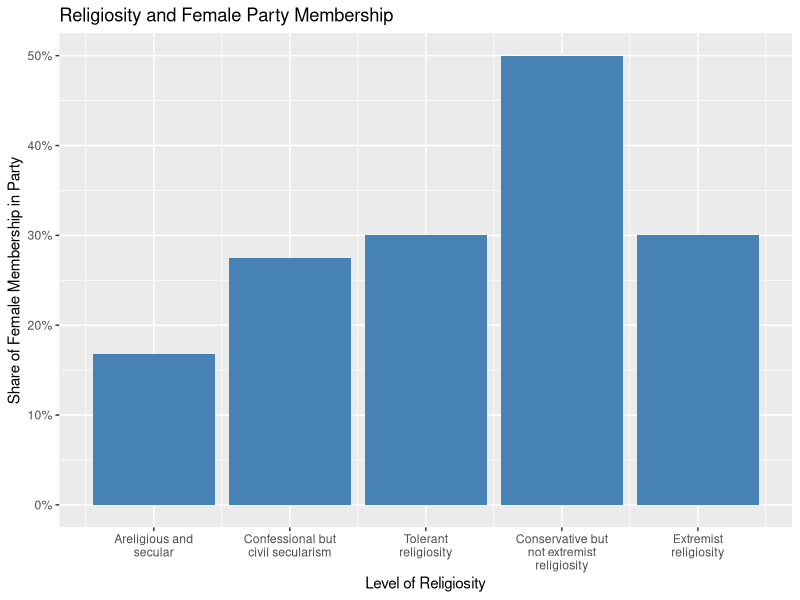
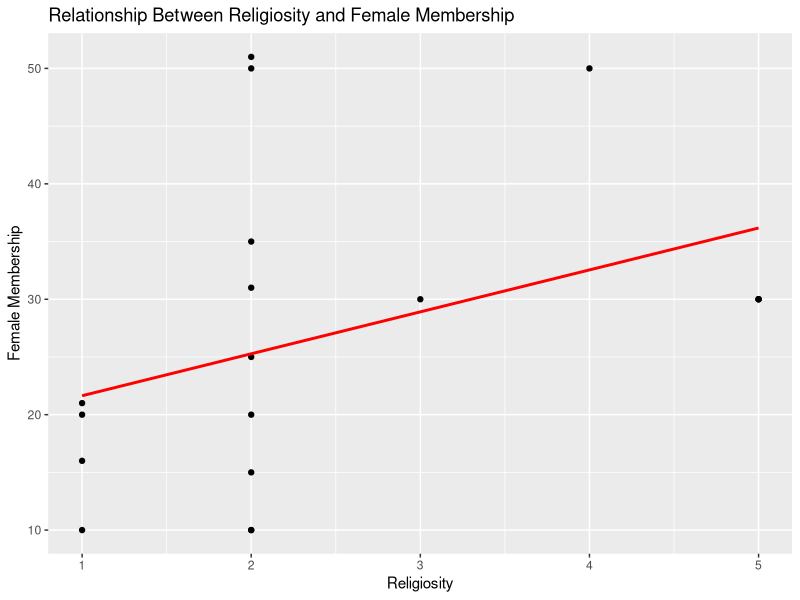
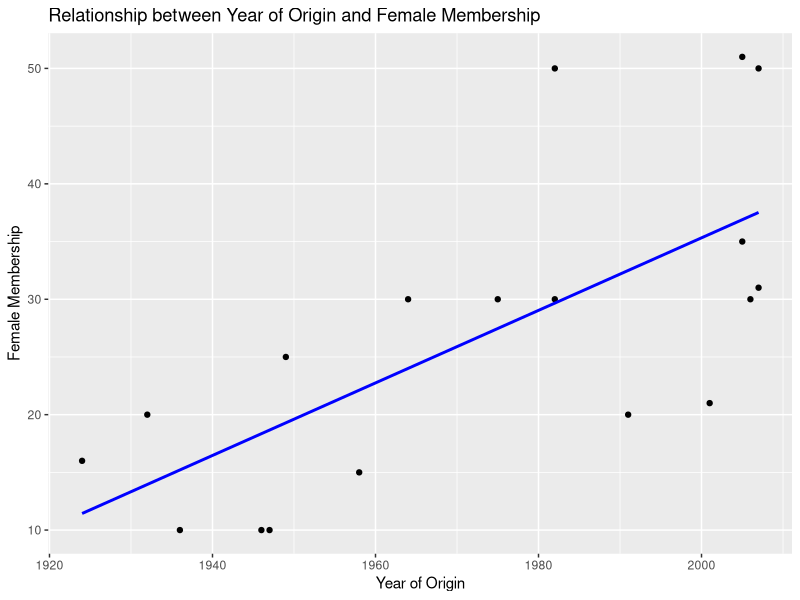

Reproduce these figures in R, in order.
## ---- chunk 1
library(tidyverse)
library(ggplot2)
library(scales)
#loading data
library(haven)
women_religion <- read_sav("Party Variation in Religiosity and Womens Leadership Lebanon Dataset.SAV")

#grouping by level of religiosity and calculating the mean female party membership for each group


women_religion$SECLRSM2<-NA
women_religion$SECLRSM2<-ifelse(women_religion$SECLRSM==1,5,women_religion$SECLRSM2)
women_religion$SECLRSM2<-ifelse(women_religion$SECLRSM==2,4,women_religion$SECLRSM2)
women_religion$SECLRSM2<-ifelse(women_religion$SECLRSM==3,3,women_religion$SECLRSM2)
women_religion$SECLRSM2<-ifelse(women_religion$SECLRSM==4,2,women_religion$SECLRSM2)
women_religion$SECLRSM2<-ifelse(women_religion$SECLRSM==5,1,women_religion$SECLRSM2)


women_religion$SECLRSM<-women_religion$SECLRSM2

fem_membership_mean <- women_religion %>%
  group_by(SECLRSM) %>%
 summarize(
   fem_avg = mean(F_MEM, na.rm = TRUE))

#changing order of variables so that it ranges from secular to extremely religious



#configuring x axis labels


xlabels <- c("Areligious and secular", "Confessional but civil secularism", "Tolerant religiosity", "Conservative but not extremist religiosity", "Extremist religiosity")

wrapped_labels <- str_wrap(xlabels, width = 19)


#producing bar plot showing the relationship between level of party religiosity and share of female membership 

rel_fem_plot <- ggplot(fem_membership_mean, mapping = aes(x = SECLRSM, y = fem_avg)) + geom_col(fill = "steelblue") +
  labs(
    title = "Religiosity and Female Party Membership",
    x = "Level of Religiosity",
    y = "Share of Female Membership in Party"
  ) + 
   scale_y_continuous(labels = scales::percent_format(scale = 1)) +
  scale_x_continuous(
    breaks = as.numeric(fem_membership_mean$SECLRSM),
    labels = wrapped_labels)


rel_fem_plot
## ---- chunk 2
#regression, femMem and religiosity

yr_fem_religion <- lm(F_MEM ~ SECLRSM, data = women_religion) %>%
  broom::tidy()|>
  select(term, est=estimate, se=std.error, pval=p.value)


knitr::kable(yr_fem_religion, digits=3, col.names = c("Variable", "Coefficient Estimate", "Standard Error", "P-Value"))

## ---- chunk 3
#visualization of relationship between level of party religiosity and female party membership
plot_religiosity <- ggplot(women_religion, aes(x = SECLRSM, y = F_MEM)) +
  geom_point() +
  geom_smooth(method = "lm", se = FALSE, color = "red") +
  labs(
    title = "Relationship Between Religiosity and Female Membership",
    x = "Religiosity",
    y = "Female Membership"
  )

plot_religiosity
## ---- chunk 4
#single variable regression, year of origin on female membership
fem_membership_year_regression <- lm(F_MEM ~ YRORGN, data = women_religion) %>%
broom::tidy()%>%
  select(term, est=estimate, se=std.error, pval=p.value)


knitr::kable(fem_membership_year_regression, digits=3, col.names = c("Variable", "Coefficient Estimate", "Standard Error", "P-Value"))


## ---- chunk 5
#visualization of relationship between year of party origin and female party membership

plot_year <- ggplot(women_religion, aes(x = YRORGN, y = F_MEM)) +
  geom_point() +
  geom_smooth(method = "lm", se = FALSE, color = "blue") +
  labs(
    title = "Relationship between Year of Origin and Female Membership",
    x = "Year of Origin",
    y = "Female Membership"
  )

plot_year
## ---- chunk 6
#multivariable regression, year of origin AND level of religiosity on female membership

yr_fem_religion <- lm(F_MEM ~ YRORGN + SECLRSM, data = women_religion)%>%
broom::tidy()%>%
  select(term, est=estimate, se=std.error, pval=p.value)

knitr::kable(yr_fem_religion, digits=3, col.names = c("Variable", "Coefficient Estimate", "Standard Error", "P-Value"))



## ---- chunk 7
#Controlling for all other variables
yr_fem_religion <- lm(F_MEM ~ SECLRSM + YRORGN + SEAT_PMT + DEM + I_QUOTA + LEFTIST + DECSN + MEMCIVIL + MEMSECPR + CIVILCON + F_NOMCPL + F_NOMPMT + F_LEAD + PLUR + WINGS + DEMOCRAC, data = women_religion)%>%
broom::tidy()%>%
  select(term, est=estimate, se=std.error, pval=p.value)

knitr::kable(yr_fem_religion, digits=3, col.names = c("Variable", "Coefficient Estimate", "Standard Error", "P-Value"))

